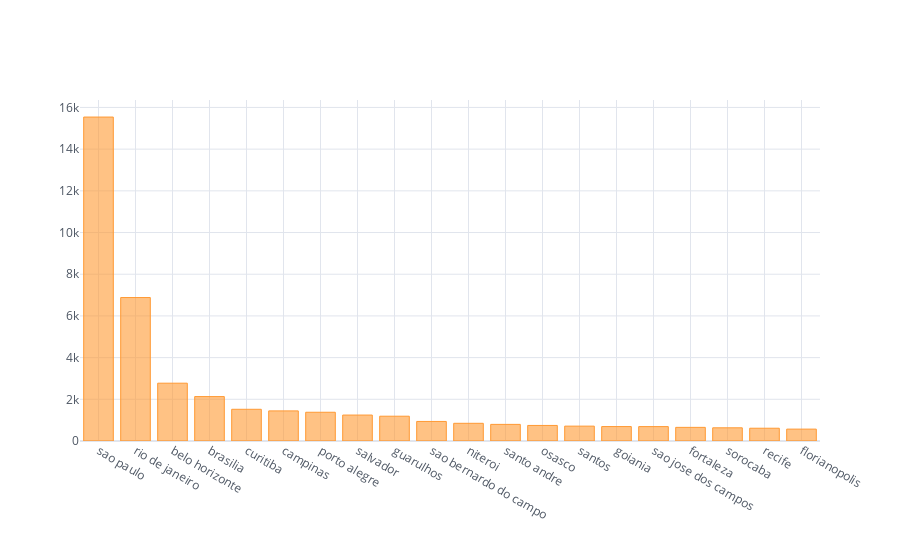

Notebook code for this chart:
### Code cell
customers_location_top20.iplot(kind='bar',theme='white')

### Figure 1 — Plotly figure (JSON) as saved in the notebook; plotly's stock layout.template omitted (floating-point values rounded to 4 significant figures)
{"data": [{"marker": {"color": "rgba(255, 153, 51, 0.6)", "line": {"color": "rgba(255, 153, 51, 1.0)", "width": 1}}, "name": "customer_id", "orientation": "v", "text": "", "type": "bar", "x": ["sao paulo", "rio de janeiro", "belo horizonte", "brasilia", "curitiba", "campinas", "porto alegre", "salvador", "guarulhos", "sao bernardo do campo", "niteroi", "santo andre", "osasco", "santos", "goiania", "sao jose dos campos", "fortaleza", "sorocaba", "recife", "florianopolis"], "y": [15540, 6882, 2773, 2131, 1521, 1444, 1379, 1245, 1189, 938, 849, 797, 746, 713, 692, 691, 654, 633, 613, 570]}], "layout": {"legend": {"bgcolor": "#FFFFFF", "font": {"color": "#4D5663"}}, "paper_bgcolor": "#FFFFFF", "plot_bgcolor": "#FFFFFF", "title": {"font": {"color": "#4D5663"}}, "xaxis": {"gridcolor": "#E1E5ED", "showgrid": true, "tickfont": {"color": "#4D5663"}, "title": {"font": {"color": "#4D5663"}, "text": ""}, "zerolinecolor": "#E1E5ED"}, "yaxis": {"gridcolor": "#E1E5ED", "showgrid": true, "tickfont": {"color": "#4D5663"}, "title": {"font": {"color": "#4D5663"}, "text": ""}, "zerolinecolor": "#E1E5ED"}}}
